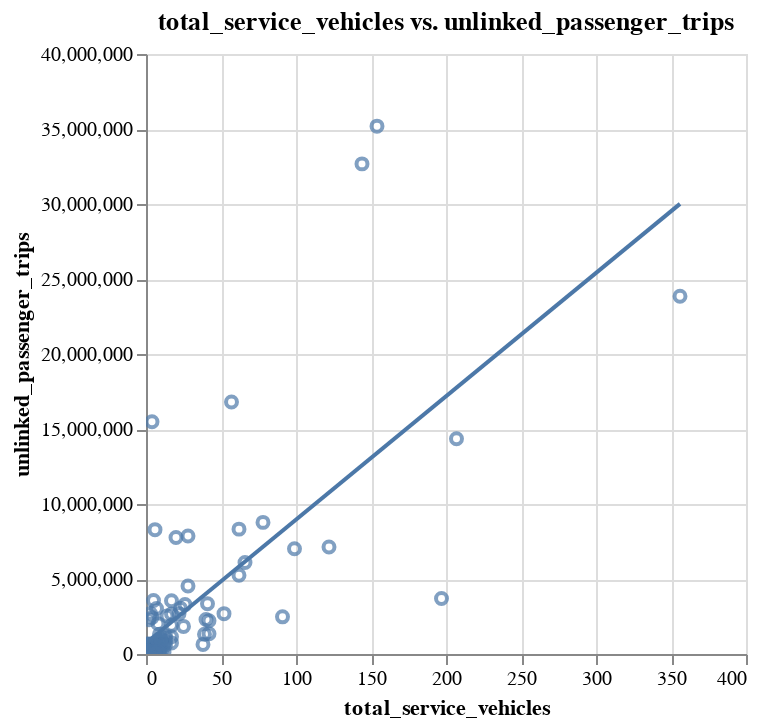

Notebook code cell kept with this figure:
### Code cell
make_scatter(service_v_upt_no_outliers[service_v_upt_no_outliers["total_service_vehicles"]>0],"total_service_vehicles","unlinked_passenger_trips")
